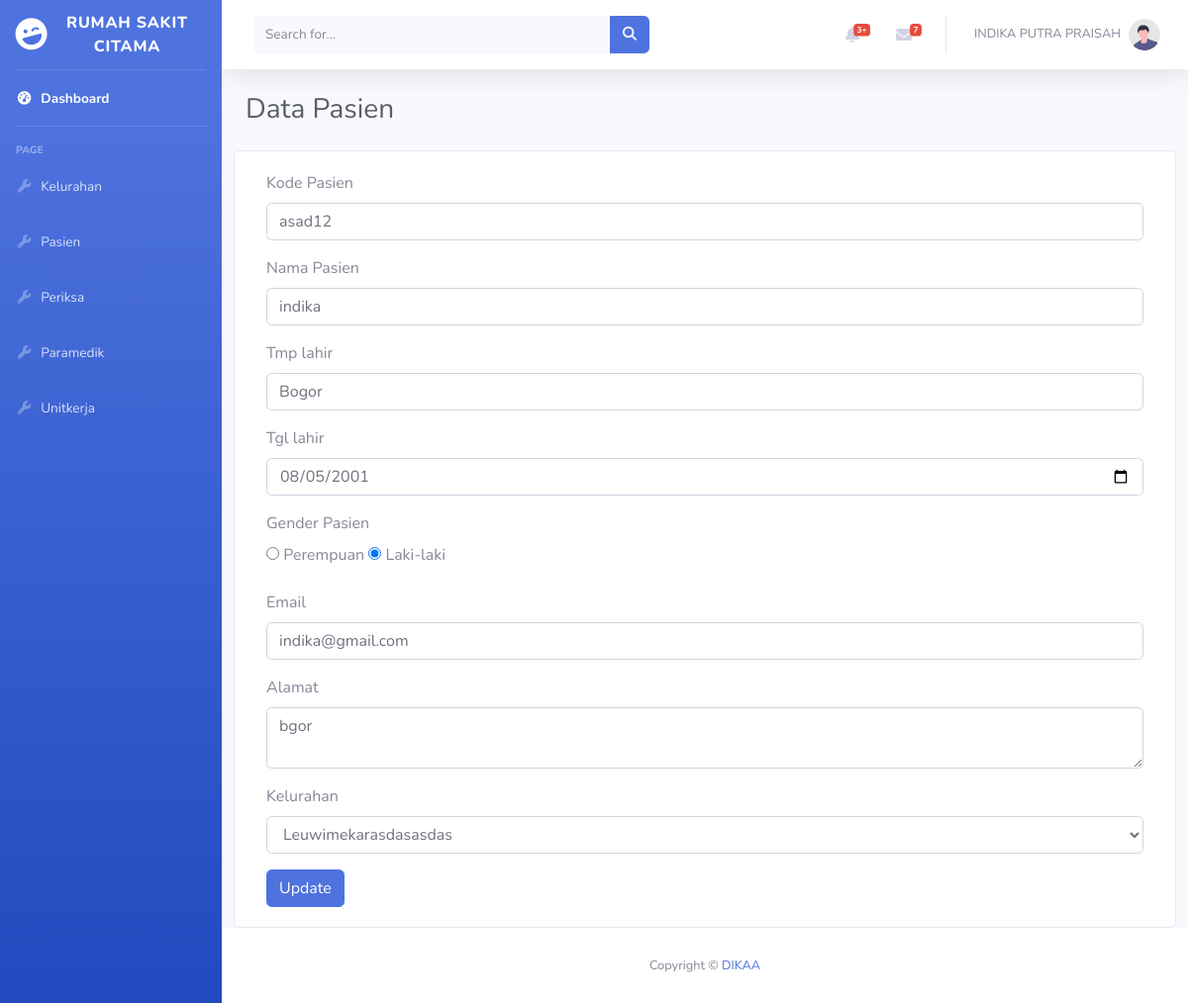
The page /pasien/edit.php?id=1 on the database its author committed.
### tables this page shows
CREATE TABLE `pasien` (
  `id` int(11) NOT NULL,
  `kode` varchar(10) NOT NULL,
  `nama` varchar(45) NOT NULL,
  `tmp_lahir` varchar(30) NOT NULL,
  `tgl_lahir` date NOT NULL,
  `gender` char(1) NOT NULL,
  `email` varchar(50) NOT NULL,
  `alamat` varchar(100) NOT NULL,
  `kelurahan_id` int(11) NOT NULL
);

### pasien/edit.php (the view, shortened to what this page needs)
<!DOCTYPE html>
<html lang="en">
<?php include_once('../include/meta.php');
require_once('../dbkoneksi.php'); ?>
<body id="page-top">
    <div id="wrapper">
        <?php include_once('../include/header.php') ?>
        <div id="content-wrapper" class="d-flex flex-column">
            <div id="content">
                <?php include_once('../include/sidebar.php') ?>
                <div class="container-fluid">
                    <div class="d-sm-flex align-items-center justify-content-between mb-4">
                        <h1 class="h3 mb-0 text-gray-800">Data Pasien</h1>
                    </div>
                    <div class="row">
                        <div class="card col-md-12">
                            <div class="card-body">
                                <form action="" method="post">
                                    <?php
                                    if (isset($_GET['id'])) {
                                        $sql = "SELECT * FROM pasien WHERE id = :id";
                                        $stmt = $dbh->prepare($sql);
                                        $stmt->bindParam(':id', $_GET['id']);
                                        $stmt->execute();
                                        $data = $stmt->fetch();
                                    }
                                    ?>
                                    <div class="form-group">
                                        <label for="kode">Kode Pasien</label>
                                        <input type="text" class="form-control" id="kode" name="kode" value="<?= $data['kode'] ?>" required>
                                    </div>
                                    <div class="form-group">
                                        <label for="nama">Nama Pasien</label>
                                        <input type="text" class="form-control" id="nama" name="nama" value="<?= $data['nama'] ?>" required>
                                    </div>
                                    <div class="form-group">
                                        <label for="tmp_lahir">Tmp lahir</label>
                                        <input type="text" class="form-control" id="tmp_lahir" name="tmp_lahir" value="<?= $data['tmp_lahir'] ?>" required>
                                    </div>
                                    <div class="form-group">
                                        <label for="tgl_lahir">Tgl lahir</label>
                                        <input type="date" class="form-control" id="tgl_lahir" name="tgl_lahir" value="<?= $data['tgl_lahir'] ?>" required>
                                    </div>
                                    <div class="form-group">
                                        <label for="gender">Gender Pasien</label><br>
                                        <input type="radio" id="genderPR" name="gender" <?= $data['gender'] == 0 ? "checked" : "" ?> value="0">
                                        <label for="genderPR">Perempuan</label>
                                        <input type="radio" id="genderLK" name="gender" <?= $data['gender'] == 1 ? "checked" : "" ?> value="1">
                                        <label for="genderLK">Laki-laki</label>
                                    </div>
                                    <div class="form-group">
                                        <label for="email">Email</label>
                                        <input type="email" class="form-control" id="email" name="email" value="<?= $data['email'] ?>" value="Email Pasien">
                                    </div>
                                    <div class="form-group">
                                        <label for="alamat">Alamat</label>
                                        <textarea class="form-control" id="alamat" name="alamat" value="<?= $data['alamat'] ?>" required><?= $data['alamat'] ?></textarea>
                                    </div>
                                    <div class="form-group">
                                        <label for="kelurahan_id">Kelurahan</label>
                                        <select name="kelurahan_id" class="form-control" id="kelurahan_id">
                                            <?php
                                            $sql = "SELECT * FROM kelurahan";
                                            $stmt = $dbh->prepare($sql);
                                            $stmt->execute();
                                            $result = $stmt->fetchAll();
                                            foreach ($result as $kel) {
                                                $selected = $kel['id'] == $data['kelurahan_id'] ? "selected" : "";
                                                echo "<option value='$kel[id]' $selected>$kel[nama]</option>";
                                            }
                                            ?>
                                        </select>
                                    </div>
                                    <button class="btn btn-primary" type="submit">Update</button>
                                </form>
                            </div>
                        </div>
                    </div>
                </div>
            </div>
            <?php include_once('../include/footer.php') ?>
        </div>
    </div>
</body>
</html>

### rows shown on the page
pasien: kode "asad12", nama "indika", tmp_lahir "Bogor", tgl_lahir "08/05/2001", gender "☐ Perempuan", gender "☑ Laki-laki", email "indika@gmail.com", alamat "bgor"

### other values the page prints
form field kelurahan_id "Leuwimekarasdasasdas"
